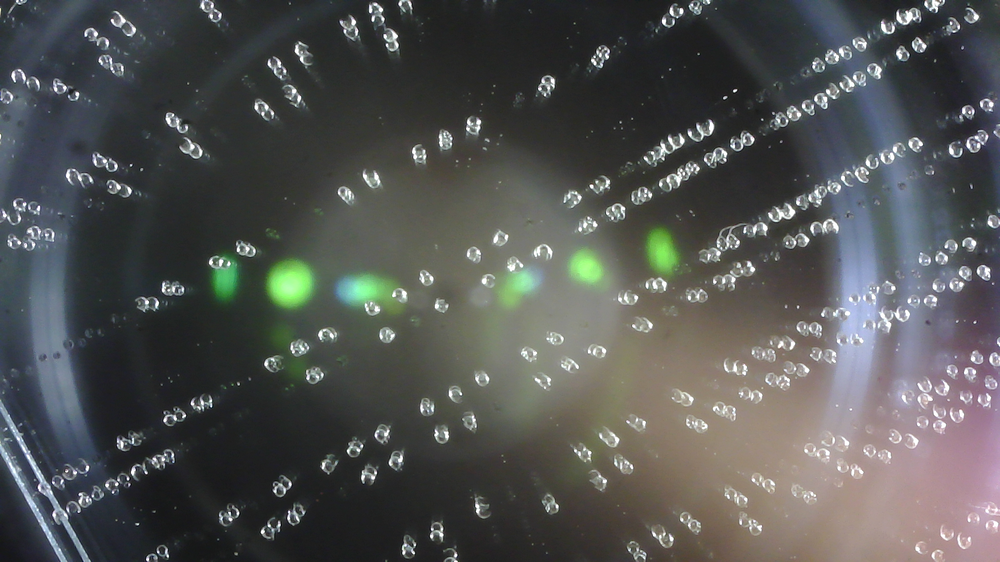
#> input picture old/0thou.png, 1000 x 562 px, shrunk from 1920 x 1080 before the run
$ python blob_tracker_gui.py 0thou.png
#> lines starting #> are read from the running program, lines starting #| are printed output that depends on the picture
#> in process_image, img is the input picture: shape (562, 1000, 3); mean B, G, R 82.6, 83.9, 82.7
# blob_tracker.py
# pip install trackpy pandas scikit-image opencv-python

import cv2, numpy as np, pandas as pd, trackpy as tp, argparse
from skimage import img_as_ubyte
from skimage.filters import difference_of_gaussians

def preprocess_image(img, args, fnum=0):
    # 1. grayscale
#> called with fnum = 0
    gray = cv2.cvtColor(img, cv2.COLOR_BGR2GRAY)
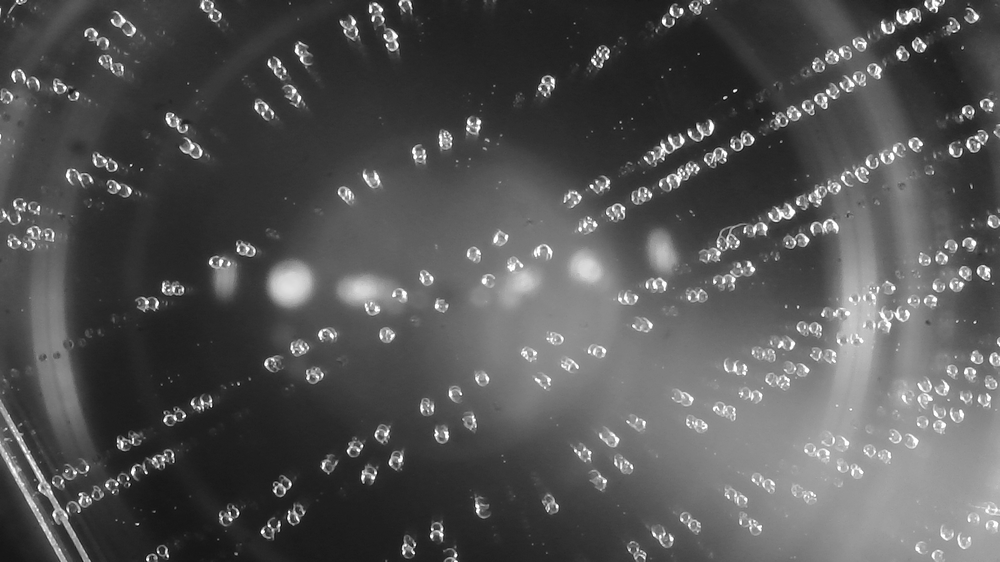
#> gray: shape (562, 1000); min 3, max 255, mean 83.4
    if args.debug:
        print(f"[DEBUG] frame {fnum}: grayscale shape {gray.shape} min={gray.min()} max={gray.max()}")
        cv2.imshow("1. grayscale", gray)
        cv2.waitKey(0)

    # 2. contrast stretch
    gray_eq = cv2.normalize(gray, None, 0, 255, cv2.NORM_MINMAX)
    if args.debug:
        print(f"[DEBUG] contrast-stretched min={gray_eq.min()} max={gray_eq.max()}")
        cv2.imshow("2. contrast stretched", gray_eq)
        cv2.waitKey(0)

    # 3. optional CLAHE
    if args.use_clahe:
        clahe = cv2.createCLAHE(clipLimit=2.0, tileGridSize=(8,8))
        gray_eq = clahe.apply(gray_eq)
        if args.debug:
            print("[DEBUG] applied CLAHE")
            cv2.imshow("3. CLAHE", gray_eq)
            cv2.waitKey(0)

    # 4. DoG filter
    bp = difference_of_gaussians(gray_eq, low_sigma=1, high_sigma=3)
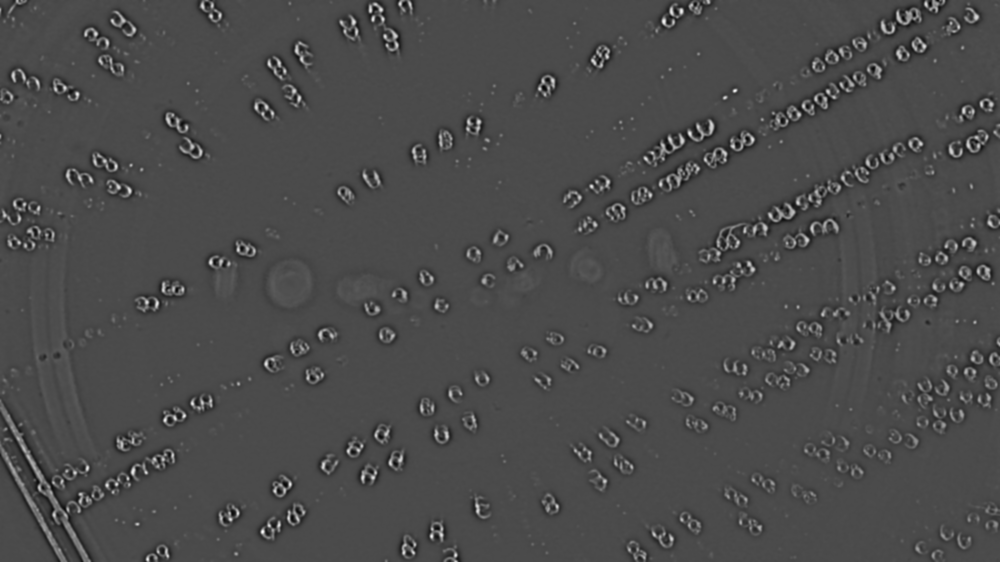
#> bp: shape (562, 1000) float64; min -0.197, max 0.471, mean -2.55e-06; drawn with min black and max white
    bp = (bp - bp.min()) / (np.ptp(bp) + 1e-9)
    if args.debug:
        print(f"[DEBUG] DoG filtered: min={bp.min():.3f}, max={bp.max():.3f}")
        cv2.imshow("4. DoG filtered", img_as_ubyte(bp))
        cv2.waitKey(0)

    # 5. threshold weak pixels
    if args.thresh > 0:
        mask = bp >= args.thresh
        bp = bp * mask
        if args.debug:
            print(f"[DEBUG] thresholded at {args.thresh}, kept {mask.sum()} pixels")
            cv2.imshow("5. thresholded", img_as_ubyte(bp))
            cv2.waitKey(0)

    return img_as_ubyte(bp)

def detect_blobs(img, fnum, args):
    bp = preprocess_image(img, args, fnum)
    feats = tp.locate(bp, diameter=args.diameter, minmass=args.minmass,
                      separation=args.separation, invert=False, preprocess=False)
    if feats is not None and len(feats) > 0:
        feats["frame"] = fnum
    return feats

def process_image(path, args):
    img = cv2.imread(path)
    if img is None:
        raise FileNotFoundError(f"Could not load image at {path}")
    feats = detect_blobs(img, 0, args)

    vis = img.copy()
    if feats is not None:
        for _, r in feats.iterrows():
            cv2.circle(vis, (int(r.x), int(r.y)), args.diameter//2, (0,255,0), 1)

    if args.save:
        cv2.imwrite(args.save, vis)
        print(f"Saved annotated image to {args.save}")

    if not args.no_display:
        cv2.imshow("detections", vis)
        cv2.waitKey(0)
        cv2.destroyAllWindows()

def process_video(path, args):
    cap = cv2.VideoCapture(path)
    fnum, rows = 0, []

    out = None
    if args.save and not args.save.endswith(".csv") and not path == 0:
        fourcc = cv2.VideoWriter_fourcc(*'mp4v')
        fps = cap.get(cv2.CAP_PROP_FPS) or 30
        w, h = int(cap.get(3)), int(cap.get(4))
        out = cv2.VideoWriter(args.save, fourcc, fps, (w,h))

    while True:
        ok, frame = cap.read()
        if not ok: break
        feats = detect_blobs(frame, fnum, args)
        if feats is not None:
            rows.append(feats[["x","y","mass","size","ecc","frame"]])
            for _, r in feats.iterrows():
                cv2.circle(frame, (int(r.x), int(r.y)), args.diameter//2, (0,255,0), 1)

        if out: out.write(frame)
        if not args.no_display:
            cv2.imshow("video detections", frame)
            if cv2.waitKey(1) & 0xFF == 27: break
        fnum += 1

    cap.release()
    if out: out.release()
    if not args.no_display: cv2.destroyAllWindows()

    if rows:
        df = pd.concat(rows, ignore_index=True)
        linked = tp.link_df(df, search_range=args.search_range, memory=args.memory)
        csv_name = args.save if args.save and args.save.endswith(".csv") else "tracks.csv"
        linked.to_csv(csv_name, index=False)
        print(f"Saved tracks to {csv_name}")

if __name__ == "__main__":
    parser = argparse.ArgumentParser(description="Blob tracker with preprocessing and debug mode")
    parser.add_argument("source", help="Image, video file, or 0 for webcam")
    parser.add_argument("--diameter", type=int, default=7, help="Approximate blob diameter (px)")
    parser.add_argument("--minmass", type=int, default=200, help="Reject dim blobs")
    parser.add_argument("--separation", type=int, default=6, help="Minimum spacing between blobs")
    parser.add_argument("--search-range", type=int, default=10, help="Max movement per frame (px)")
    parser.add_argument("--memory", type=int, default=5, help="Frames a particle can vanish and keep ID")
    parser.add_argument("--save", help="Save annotated image/video/CSV (output path)")
    parser.add_argument("--no-display", action="store_true", help="Disable cv2.imshow (headless mode)")
    parser.add_argument("--debug", action="store_true", help="Show debug messages + windows for each preprocessing step")
    parser.add_argument("--use-clahe", action="store_true", help="Apply CLAHE contrast enhancement")
    parser.add_argument("--thresh", type=float, default=0.0, help="Threshold (0-1) after DoG to kill weak noise")
    args = parser.parse_args()

    src = args.source
    if src.isdigit():
        process_video(int(src), args)
    elif src.lower().endswith((".png",".jpg",".jpeg",".bmp",".tif",".tiff")):
        process_image(src, args)
#> (the call stopped at in detect_blobs, `feats = tp.locate(bp, diameter=args.diameter, minmass=args.minmass, se..`: trackpy is not available in this run)
    else:
        process_video(src, args)
